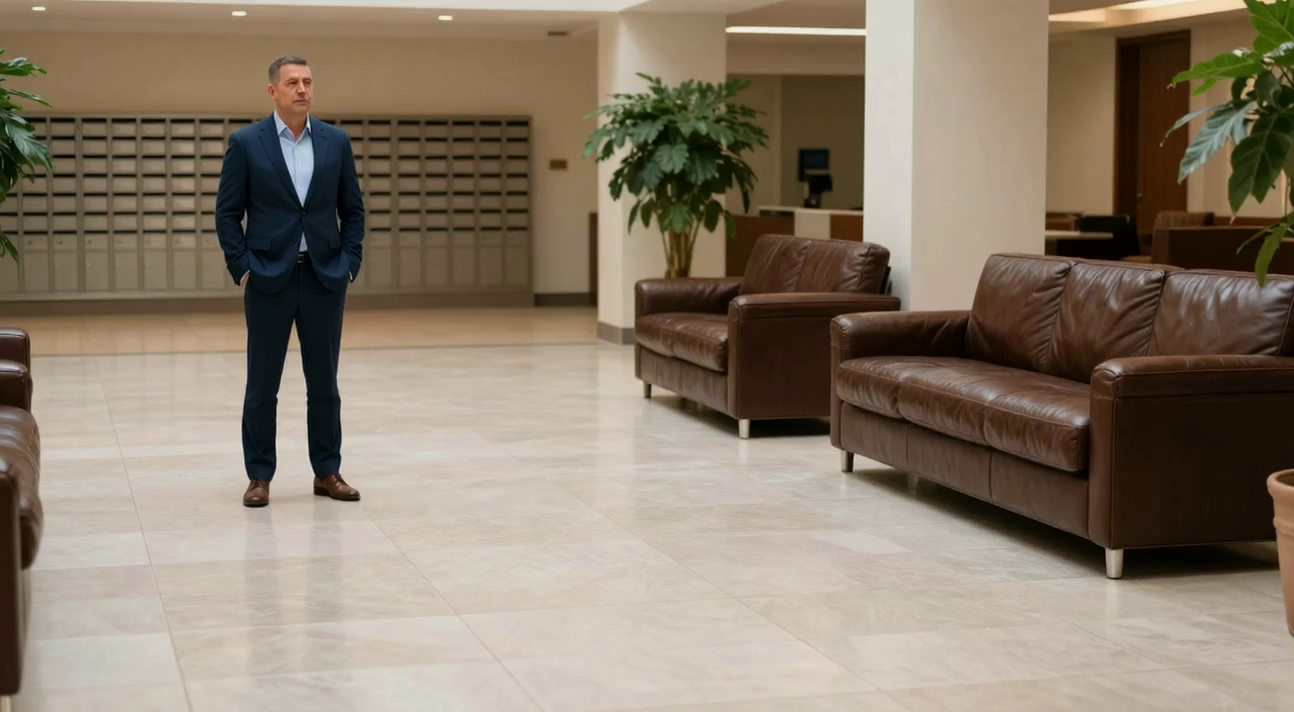
#> input picture worldfoundry/data/benchmarks/assets/wrbench/natural25/first_frames/apartment_lobby_adult_sofa_sit.png, 1294 x 712 px
$ python -i wrapper.py   (imports and definitions only)   (older library calls are emulated)
#> lines starting #> are read from the running program, lines starting #| are printed output that depends on the picture; after the words box and inside, x2 and y2 are one past the last pixel; in counts of white or black regions, pixels touching at a corner belong together
#> further down, picture is the input picture: shape (712, 1294, 3); mean B, G, R 107, 123.8, 137.3
"""Image Realism Score (IRS) from arXiv:2309.14756."""

from __future__ import annotations

from typing import Any

import numpy as np
from PIL import Image

MeasureName = str

# Pentagon order from Chen et al. (correlation-guided adjacency): CED, GLCMC, GLCME, VBM, MS.
MEASURE_ORDER: tuple[MeasureName, ...] = ("ced", "glcmc", "glcme", "vbm", "ms")
INVERSE_MEASURES: frozenset[MeasureName] = frozenset({"glcme", "vbm", "ms"})
PENTAGON_PAIRS: tuple[tuple[int, int], ...] = ((0, 1), (0, 4), (1, 2), (2, 3), (3, 4))

MIN_RAW_FLOOR: dict[MeasureName, float] = {
    "ced": 1e-6,
    "glcmc": 1.0,
    "glcme": 1e-6,
    "vbm": 1.0,
    "ms": 1.0,
}


# [22 lines left out: functions fit_irs_reference_means, _normalize_raw_measures, not called in this run]


def _to_gray_uint8(image: Any) -> np.ndarray:
    if isinstance(image, Image.Image):
        arr = np.asarray(image.convert("L"), dtype=np.uint8)
    else:
        arr = np.asarray(image)
        if arr.ndim == 3:
            if arr.shape[0] in (1, 3) and arr.shape[-1] not in (1, 3):
                arr = np.transpose(arr, (1, 2, 0))
            if arr.shape[-1] == 3:
                arr = np.dot(arr[..., :3], [0.2989, 0.5870, 0.1140]).astype(np.uint8)
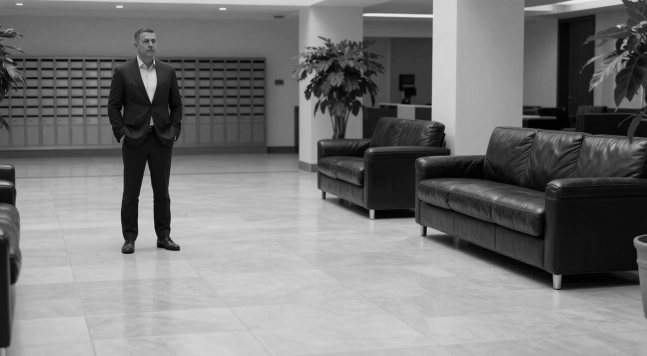
#> arr: shape (712, 1294) (shown at 1/2 size); min 0, max 235, mean 119.8
            elif arr.shape[-1] == 1:
                arr = arr[..., 0].astype(np.uint8)
            else:
                arr = arr.mean(axis=-1).astype(np.uint8)
        arr = arr.astype(np.uint8)
    return arr


def compute_canny_edge_density(image: Any) -> float:
    """Canny Edge Density (CED, Eq. 3)."""
    from scipy.ndimage import convolve, gaussian_filter

    gray = _to_gray_uint8(image).astype(np.float64)
    try:
        import cv2

        edges = cv2.Canny(gray.astype(np.uint8), threshold1=100, threshold2=200)
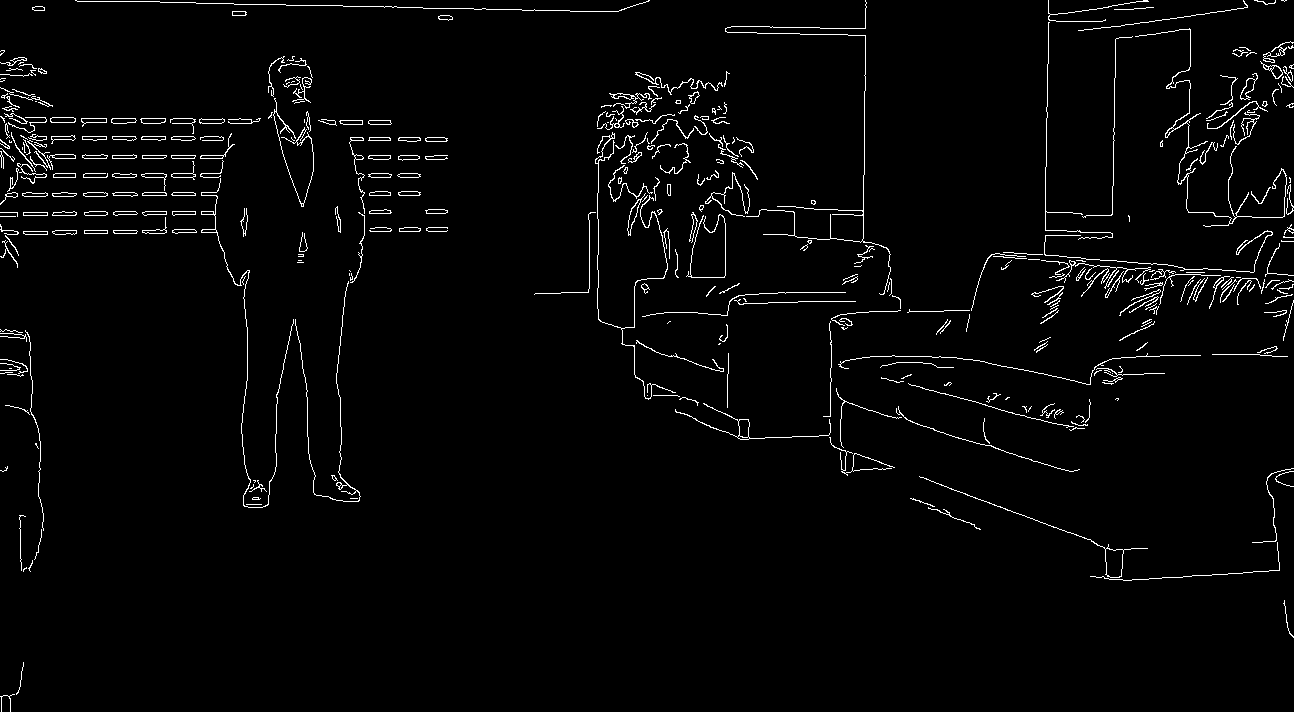
#> edges: shape (712, 1294); 2.5% white in thin lines or dots
        return float((edges > 0).sum() / edges.size)
    except ImportError:
        try:
            from skimage.feature import canny

            edges = canny(gray, sigma=1.0)
            return float(edges.sum() / edges.size)
        except ImportError:
            smoothed = gaussian_filter(gray, sigma=1.0)
            gx = convolve(smoothed, np.array([[1.0, 0.0, -1.0], [2.0, 0.0, -2.0], [1.0, 0.0, -1.0]]), mode="reflect")
            gy = convolve(smoothed, np.array([[1.0, 2.0, 1.0], [0.0, 0.0, 0.0], [-1.0, -2.0, -1.0]]), mode="reflect")
            magnitude = np.hypot(gx, gy)
            threshold = np.percentile(magnitude, 90.0)
            edges = magnitude >= threshold
            return float(edges.sum() / edges.size)


# [14 lines left out: function _graycomatrix_numpy, not called in this run]


def compute_glcm_energy(image: Any) -> float:
    """GLCM Energy / Angular Second Moment (Eq. 1)."""
    gray = _to_gray_uint8(image)
    try:
        from skimage.feature import graycomatrix, graycoprops

        glcm = graycomatrix(
            gray,
            distances=[1],
            angles=[0.0],
            levels=256,
            symmetric=True,
            normed=True,
        )
        return float(graycoprops(glcm, "ASM")[0, 0])
    except ImportError:
        matrix = _graycomatrix_numpy(gray)
        return float(np.sum(matrix**2))


def compute_glcm_contrast(image: Any) -> float:
    """GLCM Contrast (Eq. 2)."""
    gray = _to_gray_uint8(image)
    try:
        from skimage.feature import graycomatrix, graycoprops

        glcm = graycomatrix(
            gray,
            distances=[1],
            angles=[0.0],
            levels=256,
            symmetric=True,
            normed=True,
        )
        return float(graycoprops(glcm, "contrast")[0, 0])
    except ImportError:
        matrix = _graycomatrix_numpy(gray)
        levels = matrix.shape[0]
        indices = np.arange(levels, dtype=np.float64)
        diff = (indices[:, None] - indices[None, :]) ** 2
        return float(np.sum(matrix * diff))


def compute_variance_blur_measure(image: Any) -> float:
    """Variance Blur Measure (VBM, Eq. 4)."""
    from scipy.ndimage import convolve

    gray = _to_gray_uint8(image).astype(np.float64)
    kernel = np.array([[0.0, 1.0, 0.0], [1.0, -4.0, 1.0], [0.0, 1.0, 0.0]], dtype=np.float64)
    lap = convolve(gray, kernel, mode="reflect")
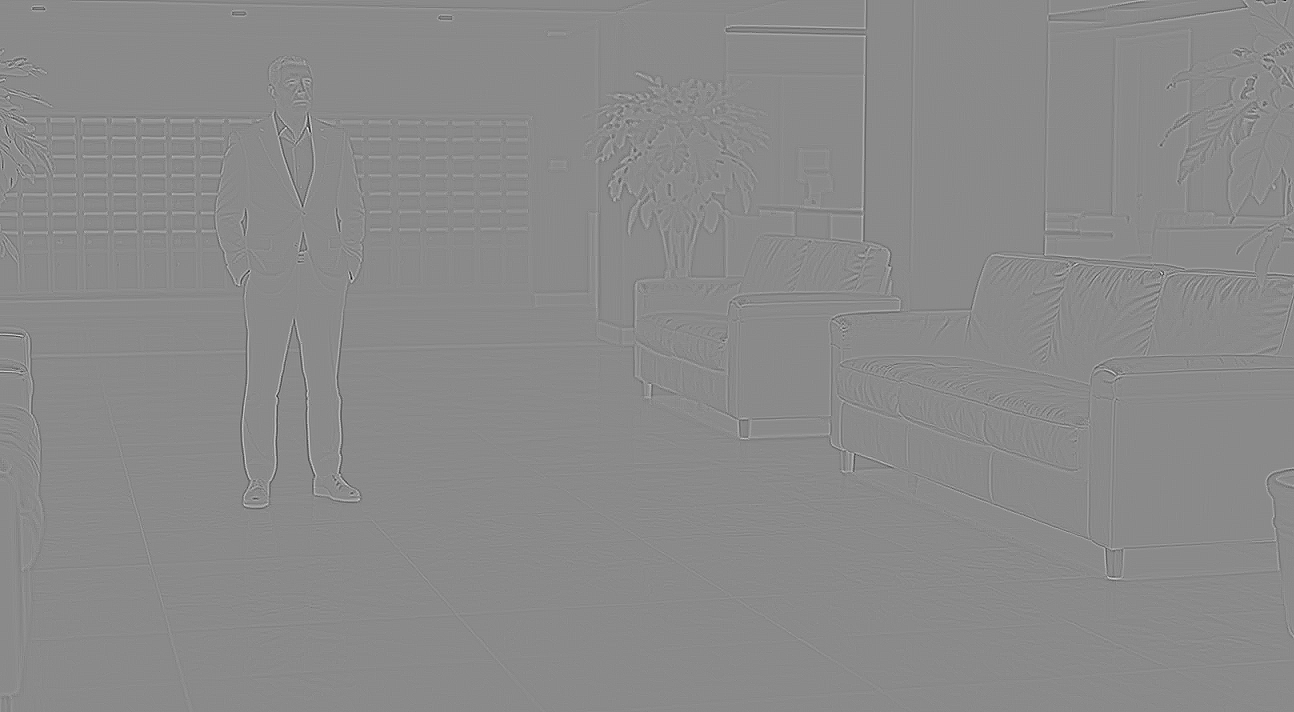
#> lap: shape (712, 1294) float64; min -225, max 189, mean 0; drawn with min black and max white
    return float(np.var(lap))


def compute_mean_spectrum(image: Any) -> float:
    """Mean Spectrum magnitude (Eq. 5)."""
    gray = _to_gray_uint8(image).astype(np.float64)
    spectrum = np.fft.fft2(gray)
    return float(np.mean(np.abs(spectrum)))


def compute_irs_measures(image: Any) -> dict[MeasureName, float]:
    """Return the five primitive IRS statistics for one image."""
    return {
        "ced": compute_canny_edge_density(image),
        "glcmc": compute_glcm_contrast(image),
        "glcme": compute_glcm_energy(image),
        "vbm": compute_variance_blur_measure(image),
        "ms": compute_mean_spectrum(image),
    }


# [55 lines left out: functions _calibrate_measures, _pentagon_irs, compute_irs, compute_irs_with_reference, not called in this run]


__all__ = [
    "MEASURE_ORDER",
    "MIN_RAW_FLOOR",
    "compute_canny_edge_density",
    "compute_glcm_contrast",
    "compute_glcm_energy",
    "compute_irs",
    "compute_irs_measures",
    "compute_irs_with_reference",
    "compute_mean_spectrum",
    "compute_variance_blur_measure",
    "fit_irs_reference_means",
]

>>> import cv2
>>> picture = cv2.imread('../../../../../data/benchmarks/assets/wrbench/natural25/first_frames/apartment_lobby_adult_sofa_sit.png')
>>> result = compute_irs_measures(picture)
#> result = {'ced': 0.0248, 'glcmc': 34.73, 'glcme': 0.00276, 'vbm': 74.74, 'ms': 5990.3}

$ run again, on worldfoundry/data/benchmarks/assets/wrbench/natural25/first_frames/backyard_adult_patio_chair_sit.png
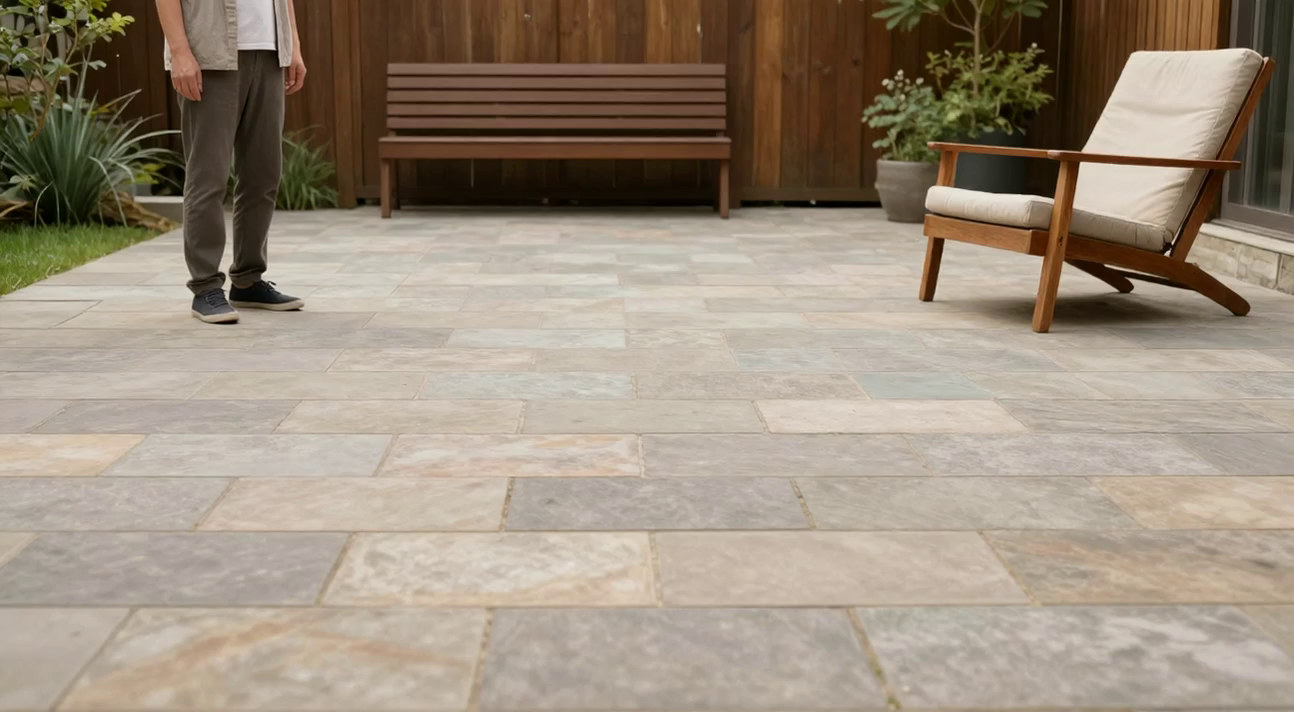
#> input picture worldfoundry/data/benchmarks/assets/wrbench/natural25/first_frames/backyard_adult_patio_chair_sit.png, 1294 x 712 px
#> picture is the input picture: shape (712, 1294, 3); mean B, G, R 124.9, 141.4, 154.8
#> in _to_gray_uint8, `arr = np.dot(arr[..., :3], [0.2989, 0.5870, 0.1140]).astype(np.uint8)`:
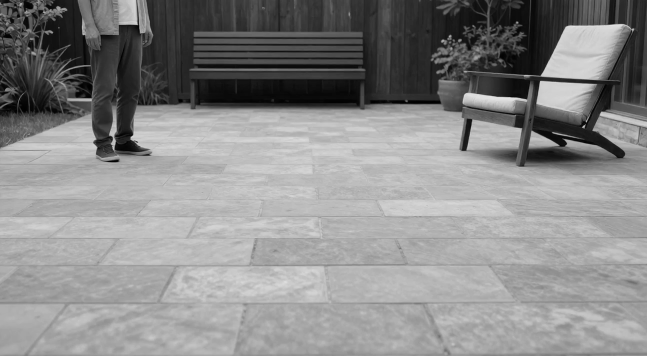
#> arr: shape (712, 1294) (shown at 1/2 size); min 0, max 233, mean 137.5
#> in compute_canny_edge_density, `edges = cv2.Canny(gray.astype(np.uint8), threshold1=100, threshold2=200)`:
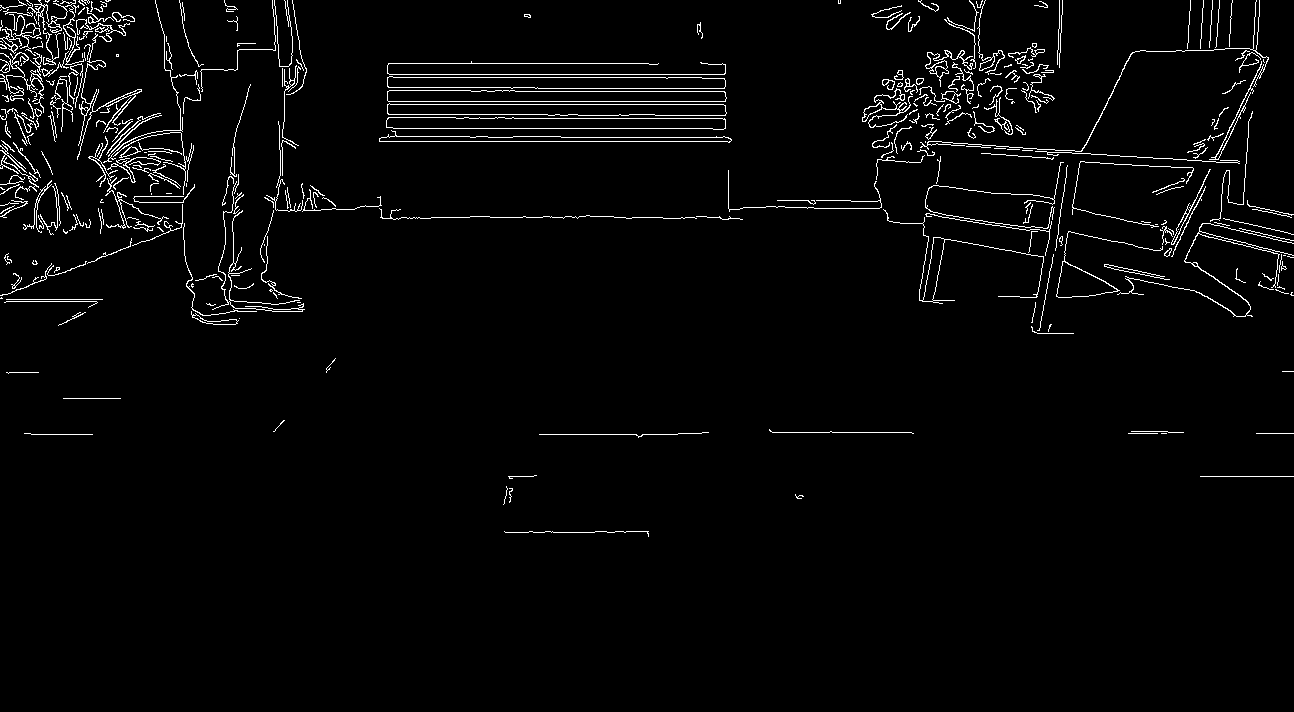
#> edges: shape (712, 1294); 2.7% white in thin lines or dots, all inside (x1, y1, x2, y2) = (0, 0, 1294, 537)
#> result = {'ced': 0.0272, 'glcmc': 30.62, 'glcme': 0.00241, 'vbm': 113.1, 'ms': 6225.2}

$ run again, on worldfoundry/data/benchmarks/assets/wrbench/natural25/first_frames/backyard_dog_water_bowl_tip.png
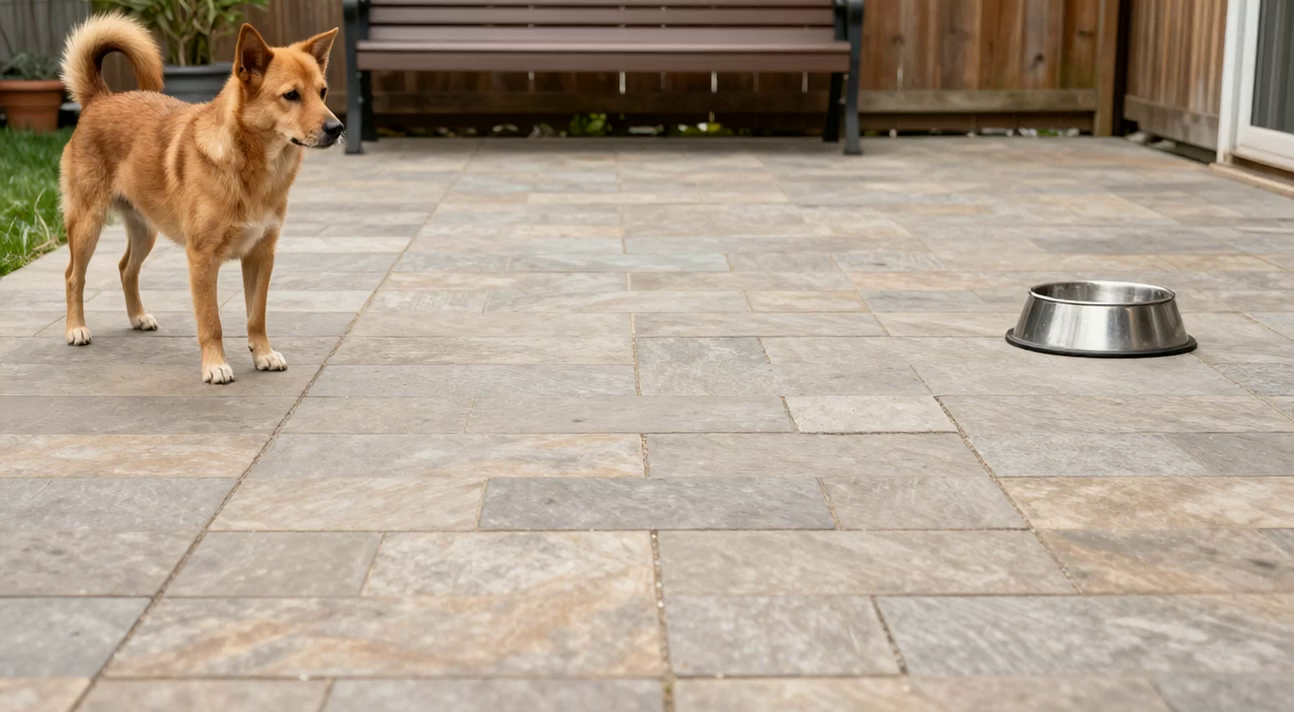
#> input picture worldfoundry/data/benchmarks/assets/wrbench/natural25/first_frames/backyard_dog_water_bowl_tip.png, 1294 x 712 px
#> picture is the input picture: shape (712, 1294, 3); mean B, G, R 142.4, 158.9, 173.8
#> in _to_gray_uint8, `arr = np.dot(arr[..., :3], [0.2989, 0.5870, 0.1140]).astype(np.uint8)`:
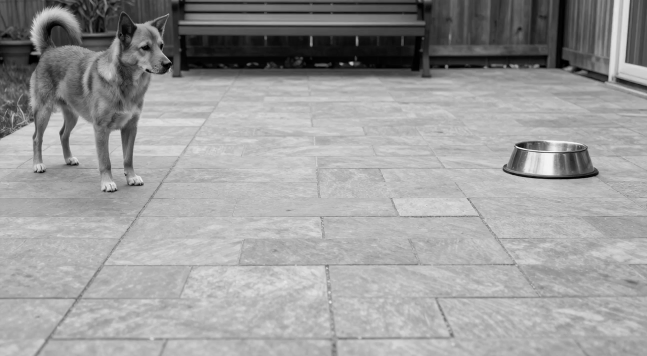
#> arr: shape (712, 1294) (shown at 1/2 size); min 0, max 253, mean 155.1
#> in compute_canny_edge_density, `edges = cv2.Canny(gray.astype(np.uint8), threshold1=100, threshold2=200)`:
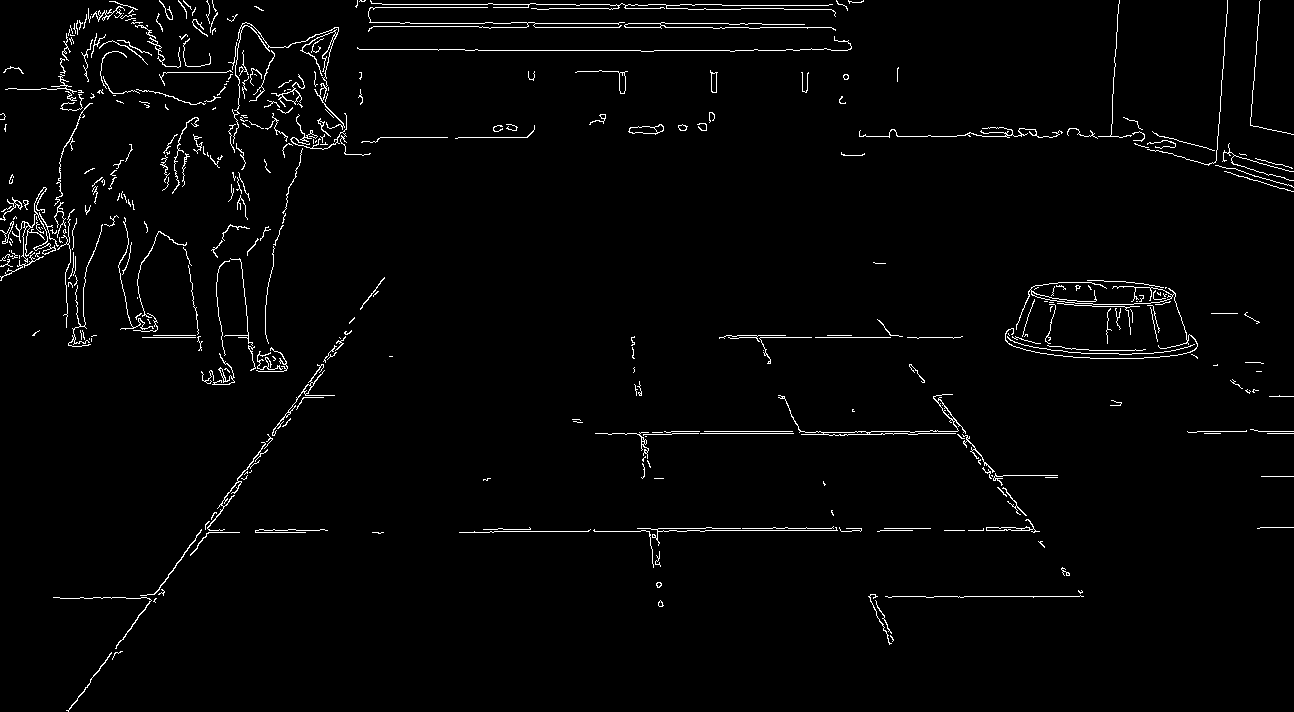
#> edges: shape (712, 1294); 2.2% white in thin lines or dots
#> result = {'ced': 0.0215, 'glcmc': 24.81, 'glcme': 0.00211, 'vbm': 96.98, 'ms': 5855.1}
